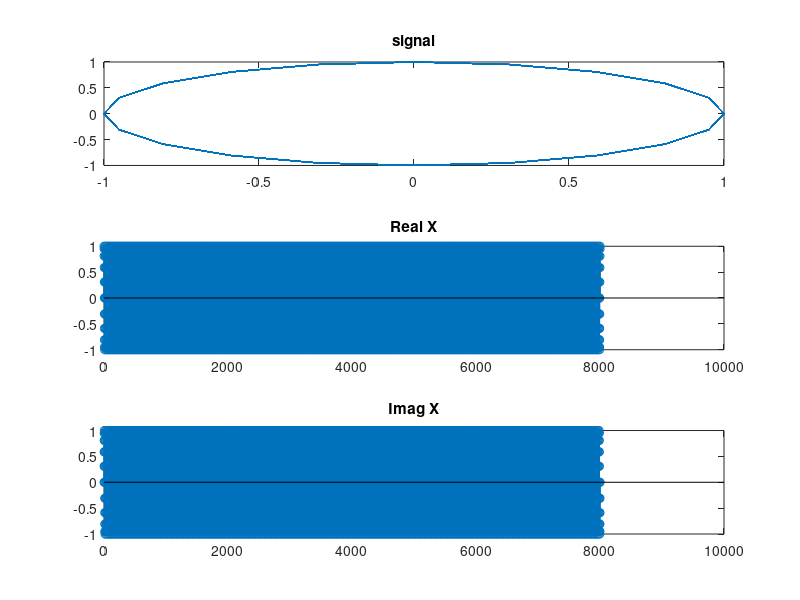

Source code (MATLAB): (Note: this script raises an error after producing the figure.)
%% Session 5, Euler in matlab
% Euler in a graph
c = 3 + 4j;

plot(c, 'ok');
axis([-5 5 -5 5]);

d = 1 - 2j;

e = c + d;

hold on;
plot(d, 'ok');

plot(e, 'or');
hold off;

%%
% using complex vectors, aka giving them an actual line
c = [0 3+4j];

plot(c, 'k');
axis([-5 5 -5 5]);

d = [0 1-2j];
e = [0 c+d];

hold on;
plot(d, 'k');
plot(e, 'r');
hold off;

%%
% euler as cosine/sine
fs = 8000;
t = 0 : 1/fs : 1;

x = exp(2 * pi * 1j * 400 * t);

% Imaginary parts of complex X and/or Y arguments ignored.
%plot(x, fs);

subplot(3,1,1);
plot(x);
title("signal");

subplot(3,1,2);
stem(real(x));
title("Real X");

subplot(3,1,3);
stem(imag(x));
title("Imag X");

%%
% figuring out the frequencies using cos multiplications
[x, fs] = audioread('resources\test.wav');
t = 0 : 1/fs : 3;

subplot(3,2,1);
plot(x);

subplot(3,2,3);
avansfftplot(x, fs);

subplot(3,2,5);
spectrogram(x, hanning(1000));

xSum = sum(x);
xLength = length(x);

% cos calculation
y = x .* cos(700);

subplot(3,2,2);
plot(y);

subplot(3,2,4);
avansfftplot(y, fs);

subplot(3,2,6);
spectrogram(y, hanning(1000));

ySum = sum(y);
yLength = length(y);

%%
% Discrete fourier transform

% x = time-domain
x1 = [2.5 2 1 0 -1 -2 -2.5 -2 -1 0 1 2];    % cosinus
x2 =[0 1 2 2.5 2 1 0 -1 -2 -2.5 -2 -1];     % sinus
% X = frequency-domain
X = fft(x2);

subplot(3,1,1); 
stem(x2); 
title('Time');

subplot(3,1,2); 
stem(real(X)); 
title('Real X');

subplot(3,1,3); 
stem(imag(X)); 
title('Imag X');

%%
% Interpretation of discrete fourier transform

fs  = 8000;
t   = 0:1/fs:1;

x1 = [ ones(1,10) zeros(1,10) ];
x2 = [ ones(1,10) -ones(1,10) ];

x3 = [x1 x1];

subplot(3,2,1);
avansfftplot(x1, fs);
title("x1");

subplot(3,2,2);
stem(x1);

subplot(3,2,3);
avansfftplot(x2, fs);
title("x2");

subplot(3,2,4);
stem(x2);

subplot(3,2,5);
avansfftplot(x3, fs);
title("x3");

subplot(3,2,6);
stem(x3);

%%
